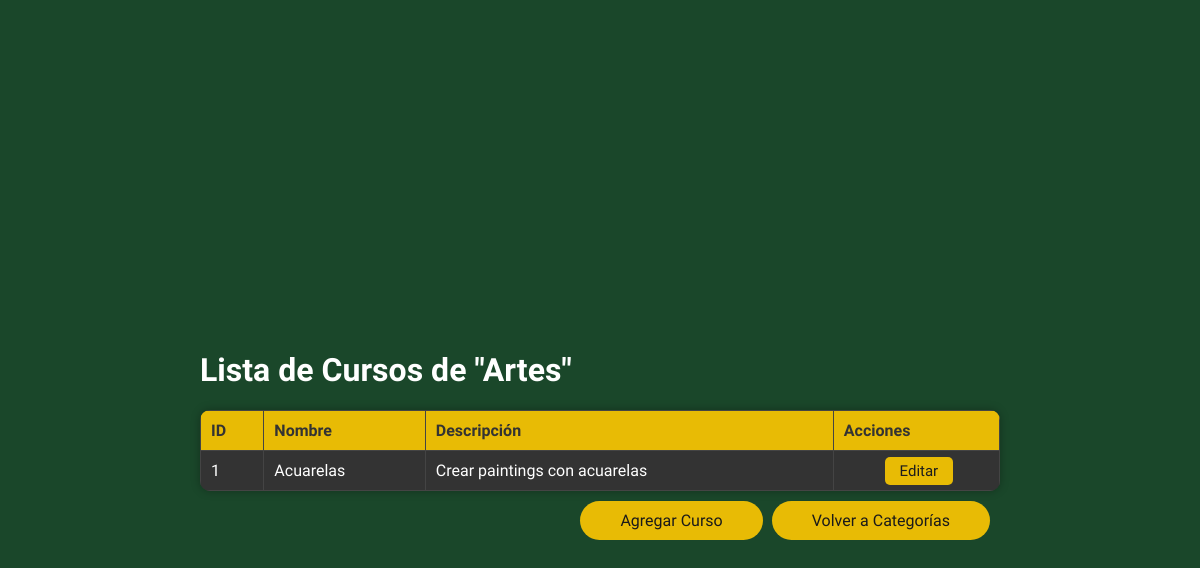
Page /cursos/1 on the committed database.
### tables this page shows
CREATE TABLE Categoria (
    id_categoria INTEGER PRIMARY KEY AUTOINCREMENT,
    nombre VARCHAR(100) NOT NULL
);

CREATE TABLE Curso (
    id_curso INTEGER PRIMARY KEY AUTOINCREMENT,
    nombre_curso VARCHAR(200) NOT NULL,
    descripcion TEXT NOT NULL,
    id_categoria INTEGER,
    FOREIGN KEY(id_categoria) REFERENCES Categoria(id_categoria) ON DELETE RESTRICT
);

### app/views_P.py (the view)
@app.route('/cursos/<int:id_categoria>')
def cursos(id_categoria):
    conn = get_db()
    cursor = conn.execute('SELECT nombre FROM Categoria WHERE id_categoria = ?', (id_categoria,))
    categoria = cursor.fetchone()
    cursor = conn.execute('SELECT * FROM Curso WHERE id_categoria = ?', (id_categoria,))
    cursos = cursor.fetchall()
    conn.close()
    if categoria:
        nombre_categoria = categoria['nombre']
    else:
        nombre_categoria = 'Categoría no encontrada'
    return render_template('cursos.html', cursos=cursos, id_categoria=id_categoria, nombre_categoria=nombre_categoria)

### app/views_P.py (called while the page is built)
def get_db():
    db = getattr(g, '_database', None)
    if db is None:
        db = g._database = sqlite3.connect(DATABASE)
        db.row_factory = sqlite3.Row
    return db

@app.teardown_appcontext
def close_connection(exception):
    db = getattr(g, '_database', None)
    if db is not None:
        db.close()

### app/templates/cursos.html (shortened to what this page needs)
<!DOCTYPE html>
<html lang="es">
<head>
    <link rel="stylesheet" href="{{ url_for('static', filename='styles.css') }}">
</head>
<body>
    <div class="categorias-container">
        <h1>Lista de Cursos de "{{ nombre_categoria }}"</h1>
        {% if cursos %}
        <table>
            <tr>
                <th>ID</th>
                <th>Nombre</th>
                <th>Descripción</th>
                <th>Acciones</th>
            </tr>
            {% for curso in cursos %}
            <tr>
                <td>{{ curso.id_curso }}</td>
                <td>{{ curso.nombre_curso }}</td>
                <td>{{ curso.descripcion }}</td>
                <td class="acciones">
                    <a href="{{ url_for('edit_curso', id_curso=curso.id_curso) }}" class="button">Editar</a>
                </td>
            </tr>
            {% endfor %}
        </table>
        {% else %}
        <p>No hay cursos disponibles para esta categoría.</p>
        {% endif %}
        <div class="button-container">
            <a href="{{ url_for('add_curso', id_categoria=id_categoria) }}" class="button button-add">Agregar Curso</a>
            <a href="{{ url_for('categorias') }}" class="button button-back">Volver a Categorías</a>
        </div>
    </div>
</body>
</html>

### app/static/styles.css (style rules this page uses)
body { font-family: 'Roboto Condensed', sans-serif; background-color: #4F0F19; display: flex; justify-content: center; align-items: center; height: 100vh; margin: 0; }
body { font-family: 'Roboto Condensed', sans-serif; padding: 30px; }

### app/templates/cursos.html (style rules this page uses)
body { font-family: 'Roboto Condensed', sans-serif; background-color: #1a472a; color: #fff; display: flex; justify-content: center; align-items: center; height: 100vh; margin: 0; flex-direction: column; }
.categorias-container { width: 80%; max-width: 800px; margin-top: 20px; margin-bottom: 20px; }
table { width: 100%; border-collapse: collapse; background-color: rgba(51, 51, 51, 0.8); border-radius: 10px; overflow: hidden; box-shadow: 0 0 10px rgba(0, 0, 0, 0.3); margin-bottom: 20px; }
th, td { padding: 10px; text-align: left; border: 1px solid #444; }
th { background-color: #e8bb05; color: #333; }
tr:nth-child(even) { background-color: #333; }
tr:nth-child(odd) { background-color: #444; }
.acciones { text-align: center; }
.button-container { text-align: right; margin-top: 10px; }
.button { background-color: #e8bb05; color: #1d1d1d; border: none; padding: 5px 15px; border-radius: 5px; cursor: pointer; transition: background-color 0.3s; font-size: 15px; font-family: 'Roboto Condensed', sans-serif; text-decoration: none; margin-left: 5px; }
.button-add { background-color: #e8bb05; color: #1a1a1a; padding: 10px 40px; border-radius: 100px; font-size: 16px; }
.button-back { background-color: #e8bb05; color: #1a1a1a; padding: 10px 40px; border-radius: 100px; font-size: 16px; margin-right: 10px; }

### rows in the picture
Categoria: nombre "Artes"
Curso: id_curso "1", nombre_curso "Acuarelas", descripcion "Crear paintings con acuarelas"
